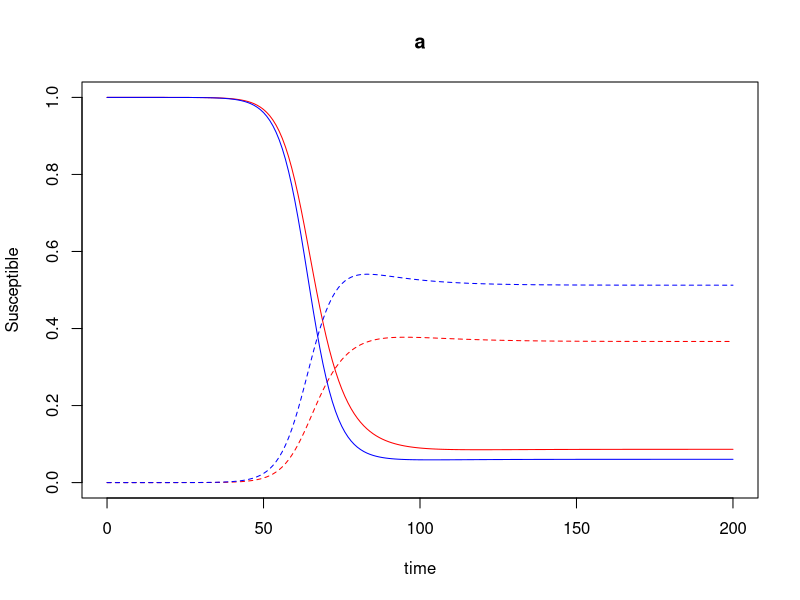
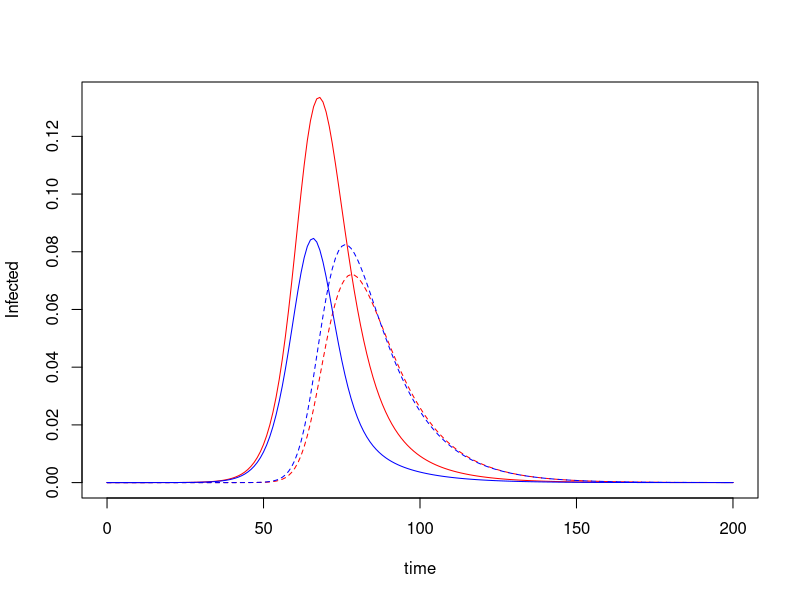
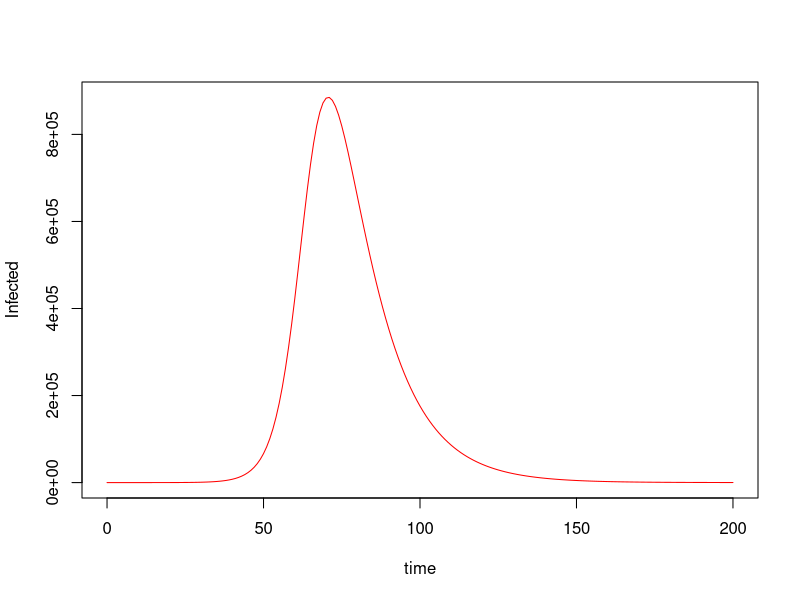
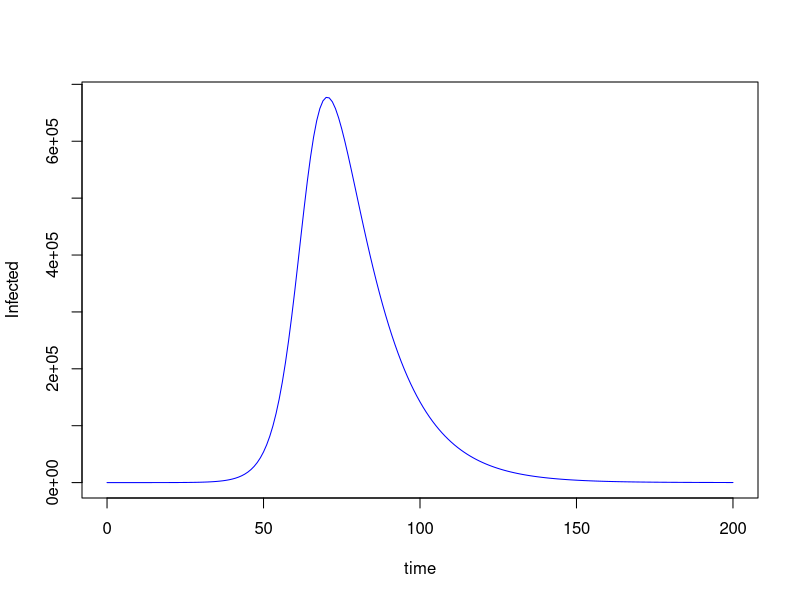
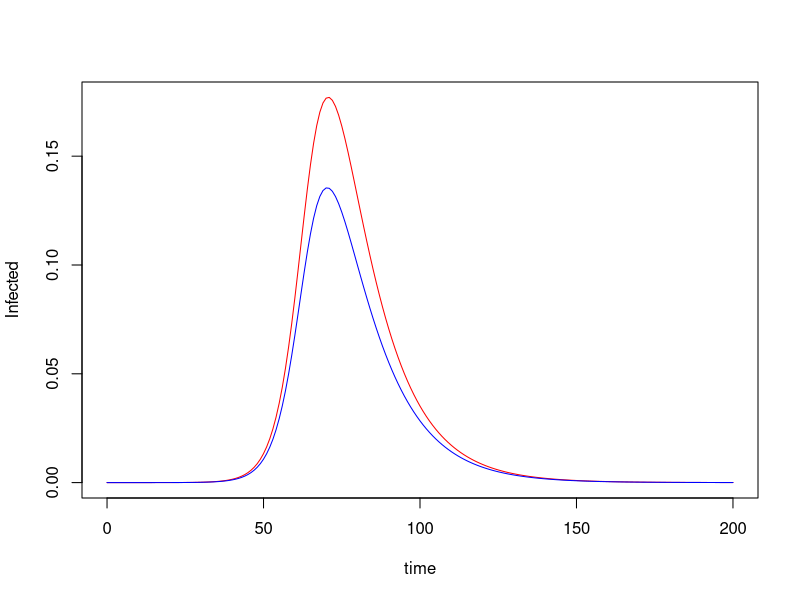
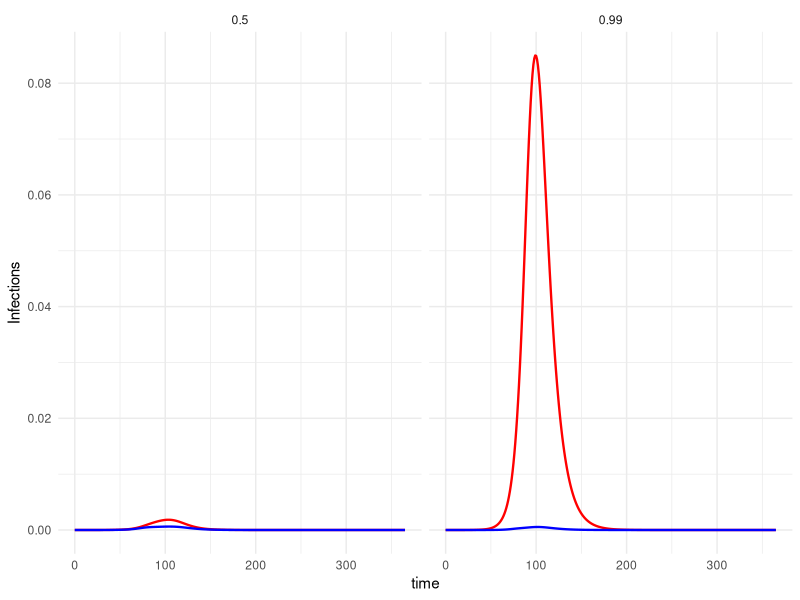
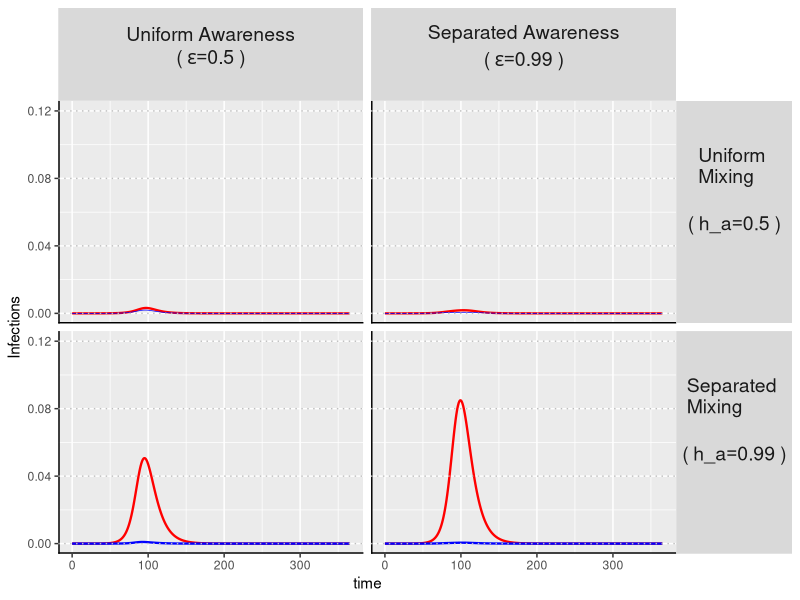

These figures' R source, in order:
# adapted from Harris et al.
# https://github.com/mjharris95/divided-disease/blob/main/aware-eqs.R
# https://www.cambridge.org/core/journals/evolutionary-human-sciences/article/social-divisions-and-risk-perception-drive-divergent-epidemics-and-large-later-waves/71613CAF7D03C9F20A8864A59B9BF311#article

library(deSolve)
library(tidyverse)
library(reshape2)

# two group SIR model (A and B); each compartment is split into "Protected (P)" and "Unprotected (U)"
# both groups can adopt protective behavior (i.e. mask usage) in two ways: 
#     1) in response to deaths over a specified time window; 2) in response to the proportion of "protected" individuals in the population
#     at the moment these are both linear relationships, i.e. individuals are more likely to adopt protective behavior if there are more deaths and there are a greater proportion of protected individuals in the population
# protective behavior is protective of both transmission and infection
# groups can differ in their rate of contact and their propensity to adopt protective behaviors
# fraction of the population in each group can vary
# preference for homophily (degree to which members of a group mix within group versus outside their group) can vary


sir_two_group_pu <- function(c = NA, c_a = 3, c_b = 3, 
                          trans_p = 0.05, rho=1/10, mu = 0.01, 
                          h_a=.5, kappa=0.03, phi = 0,
                          I0_a=1, I0_b=1, N0 = 10000000, frac_a = 0.5, time = 500,
                          ell = 1, theta = NA, theta_a = 100, theta_b  = 100, 
                          epsilon = NA, epsilon_a = 0.5, epsilon_b = 0.5,
                          omega = NA, omega_a = 0.1, omega_b = 0.1,
                          get_params=FALSE) {
  
  
  if(!is.na(epsilon)){
    epsilon_a<-epsilon
    epsilon_b<-epsilon
  }
  
  if(!is.na(theta)){
    theta_a<-theta
    theta_b<-theta
  }
  
  if(!is.na(omega)){
    omega_a<-omega
    omega_b<-omega
  }
  
  
  if(!is.na(c)){
    c_a<-c
    c_b<-c
  }
  
  N0_a = N0 * frac_a #letting population be constant for now
  N0_b = N0 * (1 - frac_a)
  
  # create contact matrix entries : C_ba = total contacts members of a have with members of b
  C_a = c_a * N0_a
  C_b = c_b *N0_b
  
  if (C_a * (1 - h_a) < C_b) {
    C_ba = C_ab = C_a * (1 - h_a)
  } else {
    C_ba = C_ab = C_b
  }
  
  C_aa = C_a - C_ba
  C_bb = max(0, C_b - C_ab)
  
  # get averages
  
  c_aa = C_aa / N0_a
  c_ba = C_ba / N0_a
  c_bb = C_bb/ N0_b
  c_ab = C_ab / N0_b
  
  
  N_a = N0_a
  N_b = N0_b
  

 
  params<-c("trans_p" = trans_p, # probability of transmission given contact
            "h_a"= h_a, # # proportion of group A's total contact with members of their own group (bounded by population size and total contacts in group B)
            "c_a" = c_a, "c_b" = c_b, # average number of contacts per day 
            "c_aa" = c_aa, "c_ab" = c_ab, # average number of contacts per day 
            "c_ba" = c_ba, "c_bb" = c_bb, # average number of contacts per day 
            "kappa" = kappa, # reduction in probability of transmission given contact resulting from protective behavior (masking, distancing)
            "phi"=phi, # waning rate of protective behavior
            "rho"=rho, # 1 / infectious period
            "mu"=mu, # probability of dying following infection
            "time"=time, # time steps in simulation
            "I0_a"=I0_a, "I0_b"=I0_b, # starting number infected in each group
            "N0_a" = N0_a, "N0_b"= N0_b, # population size in each group
            "ell"=ell, # time window for considering deaths that influence adoption of protective behavior
            "epsilon_a"=epsilon_a, "epsilon_b"=epsilon_b, #measure of assortativeness in influence (i.e. are people equally aware and influenced by deaths/number of protected individuals in their own group versus in the out group)
            "theta_a"=theta_a, "theta_b"=theta_b, # responsiveness to deaths for adopting protective behavior 
            "omega_a"=omega_a, "omega_b"=omega_b) # responsiveness to proportion of protected individuals for adopting protective behavior
  
  state<-c( 
    
    #group a
    SUa<-(N0_a - I0_a),
    SPa<-0,
    IUa<-I0_a,
    IPa<-0,
    RUa<-0,
    RPa<-0,
    DUa<-0,
    DPa<-0,
    
    #group b
    SUb<-N0_b - I0_b,
    SPb<-0,
    IUb<-I0_b,
    IPb<-0,
    RUb<-0,
    RPb<-0,
    DUb<-0,
    DPb<-0
  )
  
  names(state)<- c("SUa", "SPa", "IUa", "IPa", "RUa", "RPa", "DUa", "DPa",
                   "SUb", "SPb", "IUb", "IPb", "RUb", "RPb", "DUb", "DPb")
  
  sir_up<-function(t, state, parameter){
    
    with(as.list(c(parameter, state)), {
      
      
      if(t<ell){
        lag<-rep(0, length(state))
      }
      else{
        lag<-lagvalue(t-ell)
      }
      
      dSUa <- -SUa*trans_p*(c_aa*(IUa/N_a + kappa*IPa/N_a) + c_ba*(IUb/N_b + kappa*IPb/N_b)) + 
        phi * SPa  - 
        theta_a * SUa * (epsilon_a * ((DUa+DPa-lag[which(names(state) == "DUa")]-lag[which(names(state) == "DPa")])/N_a) + 
                           (1-epsilon_a) * ((DUb+DPb-lag[which(names(state) == "DUb")]-lag[which(names(state) == "DPb")])/N_b) ) -
        omega_a * SUa * (epsilon_a *((SPa + IPa + RPa)/N_a) + (1-epsilon_a)*((SPb + IPb + RPb)/N_b))
      
 
      dSPa <- -SPa*kappa*trans_p*(c_aa*(IUa/N_a + kappa*IPa/N_a) + c_ba*(IUb/N_b + kappa*IPb/N_b)) - 
        phi * SPa +
        theta_a * SUa * (epsilon_a * ((DUa+DPa-lag[which(names(state) == "DUa")]-lag[which(names(state) == "DPa")])/N_a) + 
                           (1-epsilon_a) * ((DUb+DPb-lag[which(names(state) == "DUb")]-lag[which(names(state) == "DPb")])/N_b) ) +
        omega_a * SUa * (epsilon_a *((SPa + IPa + RPa)/N_a) + (1 - epsilon_a)*((SPb + IPb + RPb)/N_b))
      
      dIUa <- SUa*trans_p*(c_aa*(IUa/N_a + kappa*IPa/N_a) + c_ba*(IUb/N_b + kappa*IPb/N_b))  + 
        phi * IPa -
        (rho) * IUa -
        theta_a * IUa * (epsilon_a * ((DUa+DPa-lag[which(names(state) == "DUa")]-lag[which(names(state) == "DPa")])/N_a) + 
                           (1-epsilon_a) * ((DUb+DPb-lag[which(names(state) == "DUb")]-lag[which(names(state) == "DPb")])/N_b) ) -
        omega_a * IUa * (epsilon_a *((SPa + IPa + RPa)/N_a) + (1-epsilon_a)*((SPb + IPb + RPb)/N_b))
      
      dIPa <- SPa*trans_p*kappa*(c_aa*(IUa/N_a + kappa*IPa/N_a) + c_ba*(IUb/N_b + kappa*IPb/N_b)) - 
        phi * IPa -
        (rho) * IPa +
        theta_a * IUa * (epsilon_a * ((DUa+DPa-lag[which(names(state) == "DUa")]-lag[which(names(state) == "DPa")])/N_a) + 
                           (1-epsilon_a) * ((DUb+DPb-lag[which(names(state) == "DUb")]-lag[which(names(state) == "DPb")])/N_b) ) +
        omega_a * IUa * (epsilon_a *((SPa + IPa + RPa)/N_a) + (1 - epsilon_a)*((SPb + IPb + RPb)/N_b))
      
      dRUa <- rho * (1-mu) * IUa  + phi * RPa  -
        theta_a * RUa * (epsilon_a * ((DUa+DPa-lag[which(names(state) == "DUa")]-lag[which(names(state) == "DPa")])/N_a) + 
                           (1-epsilon_a) * ((DUb+DPb-lag[which(names(state) == "DUb")]-lag[which(names(state) == "DPb")])/N_b) ) -
        omega_a * RUa * (epsilon_a *((SPa + IPa + RPa)/N_a) + (1-epsilon_a)*((SPb + IPb + RPb)/N_b))
      
      dRPa <- rho * (1-mu) * IPa  - phi * RPa  +
        theta_a * RUa * (epsilon_a * ((DUa+DPa-lag[which(names(state) == "DUa")]-lag[which(names(state) == "DPa")])/N_a) + 
                           (1-epsilon_a) * ((DUb+DPb-lag[which(names(state) == "DUb")]-lag[which(names(state) == "DPb")])/N_b) ) +
        omega_a * RUa * (epsilon_a *((SPa + IPa + RPa)/N_a) + (1-epsilon_a)*((SPb + IPb + RPb)/N_b))
      
      dDUa <- rho*mu*IUa
      
      dDPa <- rho*mu*IPa
      
      
      #transitions for group b
      
      dSUb <- -SUb*trans_p*(c_ab*(IUa/N_a + kappa*IPa/N_a) + c_bb*(IUb/N_b + kappa*IPb/N_b))  + phi * SPb - 
        theta_b * SUb * ((1-epsilon_b) * ((DUa+DPa-lag[which(names(state) == "DUa")]-lag[which(names(state) == "DPa")])/N_a) + 
                           (epsilon_b) * ((DUb+DPb-lag[which(names(state) == "DUb")]-lag[which(names(state) == "DPb")]) / N_b)) -
        omega_b * SUb * ((1-epsilon_b) *((SPa + IPa + RPa)/N_a) + (epsilon_b)*((SPb + IPb + RPb)/N_b))
      
      dSPb <- -trans_p*kappa*SPb*(c_ab*(IUa/N_a + kappa*IPa/N_a) + c_bb*(IUb/N_b + kappa*IPb/N_b))  - phi * SPb +
        theta_b * SUb * ((1-epsilon_b) * ((DUa+DPa-lag[which(names(state) == "DUa")]-lag[which(names(state) == "DPa")])/N_a) + 
                           (epsilon_b) * ((DUb+DPb-lag[which(names(state) == "DUb")]-lag[which(names(state) == "DPb")]) / N_b)) +
        omega_b * SUb * ((1-epsilon_b) *((SPa + IPa + RPa)/N_a) + (epsilon_b)*((SPb + IPb + RPb)/N_b))
      
      dIUb <- trans_p*SUb*(c_ab*(IUa/N_a + kappa*IPa/N_a) + c_bb*(IUb/N_b + kappa*IPb/N_b)) + phi * IPb -
        (rho) * IUb -
        theta_b * IUb * ((1-epsilon_b) * ((DUa+DPa-lag[which(names(state) == "DUa")]-lag[which(names(state) == "DPa")])/N_a) + 
                           (epsilon_b) * ((DUb+DPb-lag[which(names(state) == "DUb")]-lag[which(names(state) == "DPb")]) / N_b)) -
        omega_b * IUb * ((1-epsilon_b) *((SPa + IPa + RPa)/N_a) + (epsilon_b)*((SPb + IPb + RPb)/N_b))
      
      dIPb <- trans_p*kappa*SPb*(c_ab*(IUa/N_a + kappa*IPa/N_a) + c_bb*(IUb/N_b + kappa*IPb/N_b)) - phi * IPb -
        (rho) * IPb +
        theta_b * IUb * ((1-epsilon_b) * ((DUa+DPa-lag[which(names(state) == "DUa")]-lag[which(names(state) == "DPa")])/N_a) + 
                           (epsilon_b) * ((DUb+DPb-lag[which(names(state) == "DUb")]-lag[which(names(state) == "DPb")]) / N_b)) +
        omega_b * IUb * ((1-epsilon_b) *((SPa + IPa + RPa)/N_a) + (epsilon_b)*((SPb + IPb + RPb)/N_b))
      
      dRUb <- (1-mu) * rho * IUb + phi * RPb -
        theta_b * RUb * ((1-epsilon_b) * ((DUa+DPa-lag[which(names(state) == "DUa")]-lag[which(names(state) == "DPa")])/N_a) + 
                           (epsilon_b) * ((DUb+DPb-lag[which(names(state) == "DUb")]-lag[which(names(state) == "DPb")]) / N_b)) -
        omega_b * RUb * ((1-epsilon_b) *((SPa + IPa + RPa)/N_a) + (epsilon_b)*((SPb + IPb + RPb)/N_b))
      
      dRPb <- (1-mu) * rho * IPb  - phi * RPb +
        theta_b * RUb * ((1-epsilon_b) * ((DUa+DPa-lag[which(names(state) == "DUa")]-lag[which(names(state) == "DPa")])/N_a) + 
                           (epsilon_b) * ((DUb+DPb-lag[which(names(state) == "DUb")]-lag[which(names(state) == "DPb")]) / N_b)) +
        omega_b * RUb * ((1-epsilon_b) *((SPa + IPa + RPa)/N_a) + (epsilon_b)*((SPb + IPb + RPb)/N_b))
      
      dDUb <- rho*mu*IUb
      
      dDPb <- rho*mu*IPb
      
      
      return(list(c(dSUa, dSPa, dIUa, dIPa, dRUa, dRPa, dDUa, dDPa,
                    dSUb, dSPb, dIUb, dIPb, dRUb, dRPb, dDUb, dDPb
      )))
    })
  }
  
  times<-seq(from=0, to=time, by=1)
  
  as.data.frame(dede(state, times, sir_up, params))->sim
  
  if(get_params){
    return(list(sim=sim, params=params))
  }
  
  else{
    return(sim)
  }
  
  
  
}

#### test run ####
#Average daily total contacts in BICS: Democrats = 5.618922; Republicans = 7.188501

N0 = 10000000; frac_a = 0.5; h_a = 0.5
N_a = frac_a*N0; N_b = N0 - N_a

ls<-sir_two_group_pu(c = NA, c_a = 7.1, c_b = 5.6, 
                     trans_p = 0.05, rho=1/10, mu = 0.01, 
                     h_a=h_a, kappa=0.3, phi = 0.02,
                     I0_a=1, I0_b=1, N0 = N0, frac_a = frac_a, time = 200,
                     theta_a = 100, theta_b = 200, epsilon = 0.5,
                     omega_a = 0.1, omega_b = 0.2,
                     get_params=TRUE)
sim<-ls$sim


plot(SUa/N_a~time, data=sim, type="l", col="red", ylab="Susceptible", main="a", ylim = c(0,1))
lines(SPa/N_a~time, data=sim, col="red", lty=2)
lines(SUb/N_b~time, data=sim, col="blue", type="l", main="b", ylab="Susceptible", ylim = c(0,1))
lines(SPb/N_b~time, data=sim, col="blue", lty=2)


plot(IUa/N_a~time, data=sim, type="l", col="red", ylab="Infected")
lines(IPa/N_a~time, data=sim, col="red", lty=2)
lines(IUb/N_b~time, data=sim, col="blue", type="l", ylab="Infected")
lines(IPb/N_b~time, data=sim, col="blue", lty=2)


plot((IUa + IPa)~time, data=sim, type="l", col="red", ylab="Infected")
plot((IUb+IPb)~time, data=sim, type="l", col="blue", ylab="Infected")

plot((IUa+IPa)/N_a~time, data=sim, type="l", col="red", ylab="Infected")
lines((IUb+IPb)/N_b~time, data=sim, col="blue", type="l", ylab="Infected")

#### simulate across parameters ####

# intial conditions
N0 = 10000000 # population size
frac_a = 0.5 # fraction in group A
N_a = frac_a*N0; N_b = N0 - N_a
I0_a = 1 #intial infected in A
I0_b = 1 # intial infected in B

# parameters
c_a = 5; c_b = 3 # average number of contacts per day 
trans_p = 0.05 # probability of transmission given contact
rho = 1/10 # 1 / infectious period
mu = 0.01 # probability of dying following infection
kappa = 0.3 # reduction in probability of transmission given contact resulting from protective behavior
phi = 0 # waning rate of protective behavior


time = 365 # time steps for simulation
theta_a = 100 # responsiveness to deaths for adopting protective behavior in group A
theta_b = 200 # responsiveness to deaths for adopting protective behavior in group B 
omega_a = 0.1 # responsiveness to proportion of protected individuals for adopting protective behavior in group A
omega_b = 0.2 # responsiveness to proportion of protected individuals for adopting protective behavior in group A

h_a = c(.5, .99) # proportion of group A's total contact with members of their own group (bounded by population size and total contacts in group B)
epsilon = c(.5, .99) #measure of assortativeness in influence (i.e. are people equally aware and influenced by deaths/number of protected individuals in their own group versus in the out group)


expand.grid(h_a=h_a, epsilon=epsilon)  %>%
  data.frame() %>%
  apply(1, function(par) sir_two_group_pu(c = NA, c_a = c_a, c_b = c_b, 
                                          trans_p = trans_p, rho=rho, mu = mu, 
                                          h_a=par[["h_a"]],
                                          kappa=kappa, phi = phi,
                                          I0_a=I0_a, I0_b=I0_b, N0 = N0, frac_a = frac_a, 
                                          time = time,
                                          theta_a = theta_a, 
                                          theta_b = theta_b, 
                                          epsilon=par[["epsilon"]],
                                          omega_a = omega_a, omega_b = omega_b) %>% 
          cbind(h_a=par[["h_a"]], epsilon=par[["epsilon"]])) %>% 
  do.call(rbind, .) %>%
  mutate(eps_descript = ifelse(epsilon==.5, "Uniform Awareness", 
                               ifelse(epsilon==.99,"Separated Awareness",
                                      " "))) %>%
  mutate(h_descript = ifelse(h_a==.5, "Uniform \nMixing", 
                             ifelse(h_a==.99,"Separated \nMixing",
                                    " "))) -> df

line_sz<-.8


ggplot(df %>% filter(epsilon == 0.99)) +
  geom_line(aes(x=time, y=(IUa+IPa)/N_a), size=line_sz, color="red") + 
  geom_line(aes(x=time, y=(IUb+IPb)/N_b), size=line_sz, color="blue") + 
  facet_grid(~h_a) +
  ylab("Infections")+
  theme_minimal()
  

ggplot(df) +
  geom_line(aes(x=time, y=(IUa+IPa)/N_a), size=line_sz, color="red") + 
  geom_line(aes(x=time, y=(IUb+IPb)/N_b, size=as.factor(h_a)), color="blue")+
  annotate("segment", x=-Inf, xend=Inf, y=-Inf, yend=-Inf, size=1)+
  annotate("segment", x=-Inf, xend=-Inf, y=-Inf, yend=Inf, size=1)+
  geom_hline(yintercept=c(0,.04,.08, .12), linetype="dotted", color="gray")+
  facet_grid(h_a+h_descript~epsilon+eps_descript, 
             labeller=label_bquote(
               cols=atop(atop(phantom(), .(eps_descript)), atop("("~epsilon==.(epsilon)~")", phantom())),
               rows=atop(atop(.(h_descript), ""), atop("("~h_a==.(h_a)~")", phantom()))))+
  ylab("Infections")+
  theme(strip.text.y = element_text(angle = 0))+scale_y_continuous(breaks=c(0, .04, .08, .12))+
  scale_size_manual(values=c("0.5"=.3*line_sz, "0.99"=line_sz), guide="none", na.value = line_sz)+
  scale_colour_manual(name="", 
                      labels = c(expression("group"~italic(a)), expression("group"~italic(b))),
                      values = c("group *a*"="red", "group *b*"="blue"))+
  theme(strip.text=element_text(size=20))
